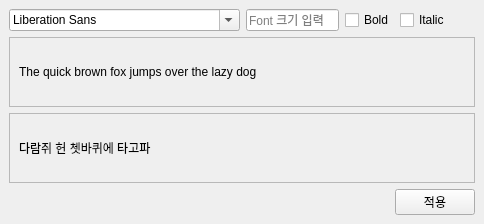
<?xml version="1.0" encoding="UTF-8"?>
<ui version="4.0">
 <class>MainWindow</class>
 <widget class="QMainWindow" name="MainWindow">
  <property name="geometry">
   <rect>
    <x>0</x>
    <y>0</y>
    <width>484</width>
    <height>205</height>
   </rect>
  </property>
  <property name="windowTitle">
   <string>MainWindow</string>
  </property>
  <widget class="QWidget" name="centralwidget">
   <layout class="QVBoxLayout" name="verticalLayout">
    <item>
     <layout class="QHBoxLayout" name="horizontalLayout_3">
      <item>
       <widget class="QFontComboBox" name="cboFont">
        <property name="sizePolicy">
         <sizepolicy hsizetype="Minimum" vsizetype="Fixed">
          <horstretch>0</horstretch>
          <verstretch>0</verstretch>
         </sizepolicy>
        </property>
       </widget>
      </item>
      <item>
       <widget class="QLineEdit" name="linFontSize">
        <property name="sizePolicy">
         <sizepolicy hsizetype="Maximum" vsizetype="Fixed">
          <horstretch>0</horstretch>
          <verstretch>0</verstretch>
         </sizepolicy>
        </property>
        <property name="placeholderText">
         <string>Font 크기 입력</string>
        </property>
       </widget>
      </item>
      <item>
       <widget class="QCheckBox" name="chkBold">
        <property name="text">
         <string>Bold</string>
        </property>
       </widget>
      </item>
      <item>
       <widget class="QCheckBox" name="chkItalic">
        <property name="text">
         <string>Italic</string>
        </property>
       </widget>
      </item>
      <item>
       <spacer name="horizontalSpacer">
        <property name="orientation">
         <enum>Qt::Horizontal</enum>
        </property>
        <property name="sizeHint" stdset="0">
         <size>
          <width>40</width>
          <height>20</height>
         </size>
        </property>
       </spacer>
      </item>
     </layout>
    </item>
    <item>
     <widget class="QScrollArea" name="scrollArea">
      <property name="widgetResizable">
       <bool>true</bool>
      </property>
      <widget class="QWidget" name="scrollAreaWidgetContents">
       <property name="geometry">
        <rect>
         <x>0</x>
         <y>0</y>
         <width>462</width>
         <height>57</height>
        </rect>
       </property>
       <layout class="QHBoxLayout" name="horizontalLayout">
        <item>
         <widget class="QLabel" name="lblEng">
          <property name="text">
           <string>The quick brown fox jumps over the lazy dog</string>
          </property>
         </widget>
        </item>
       </layout>
      </widget>
     </widget>
    </item>
    <item>
     <widget class="QScrollArea" name="scrollArea_2">
      <property name="widgetResizable">
       <bool>true</bool>
      </property>
      <widget class="QWidget" name="scrollAreaWidgetContents_2">
       <property name="geometry">
        <rect>
         <x>0</x>
         <y>0</y>
         <width>462</width>
         <height>57</height>
        </rect>
       </property>
       <layout class="QHBoxLayout" name="horizontalLayout_2">
        <item>
         <widget class="QLabel" name="lblKor">
          <property name="styleSheet">
           <string notr="true"/>
          </property>
          <property name="text">
           <string>다람쥐 헌 쳇바퀴에 타고파</string>
          </property>
         </widget>
        </item>
       </layout>
      </widget>
     </widget>
    </item>
    <item>
     <layout class="QHBoxLayout" name="horizontalLayout_4">
      <item>
       <spacer name="horizontalSpacer_2">
        <property name="orientation">
         <enum>Qt::Horizontal</enum>
        </property>
        <property name="sizeHint" stdset="0">
         <size>
          <width>40</width>
          <height>20</height>
         </size>
        </property>
       </spacer>
      </item>
      <item>
       <widget class="QPushButton" name="btnApply">
        <property name="text">
         <string>적용</string>
        </property>
       </widget>
      </item>
     </layout>
    </item>
   </layout>
  </widget>
 </widget>
 <resources/>
 <connections/>
</ui>
